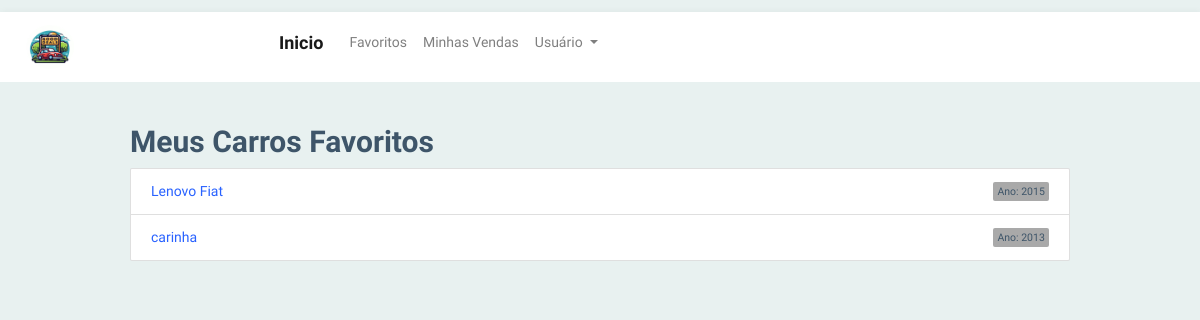
The app's page /favoritos (signed in) with its own data.
### app/models/modelos.py (models this page shows, shortened)
class Carro(db.Model):
    id = db.Column(db.Integer, primary_key=True)
    modelo = db.Column(db.String(255), nullable=False)
    ano = db.Column(db.Integer, nullable=False)
    imagem = db.Column(db.String(255))
    usuario_id = db.Column(db.Integer, db.ForeignKey('usuario.id'), nullable=False)
    usuario = db.relationship('Usuario', backref=db.backref('carros', lazy=True))
    descricao = db.Column(db.Text, nullable=False)
    preco = db.Column(db.Float, nullable=False)
    negociavel = db.Column(db.Boolean, nullable=False)
    vendido = db.Column(db.Boolean, nullable=False, default=False)
    tempo_duracao = db.Column(db.Integer, nullable=False)
    ativo = db.Column(db.Boolean, nullable=False, default=True)
    tempo_inicio = db.Column(db.DateTime, nullable=False, default=datetime.utcnow)
    tempo_termino = db.Column(db.DateTime, nullable=False)

### app/routes.py (the view)
@app.route('/favoritos')
@login_required
def favoritos():
    usuario_id = current_user.id
    usuario = Usuario.query.get(usuario_id)
    if not usuario:
        flash('Usuário não encontrado.', 'danger')
        return redirect(url_for('login_post'))
    carros_favoritos = usuario.carros_favoritos()
    return render_template('favoritos.html', carros_favoritos=carros_favoritos)

### app/__init__.py (called while the page is built)
@login_manager.user_loader
def load_user(user_id):
    return Usuario.query.get(int(user_id))

### app/models/modelos.py (called while the page is built)
    def carros_favoritos(self):
        return Carro.query.join(Favorito).filter(Favorito.usuario_id == self.id).all()

### app/templates/favoritos.html (shortened to what this page needs)
{% extends 'base.html' %}
{% block conteudo %}
<div class="container mt-4">
  <h2>Meus Carros Favoritos</h2>
  {% if carros_favoritos %}
    <ul class="list-group">
      {% for carro in carros_favoritos %}
        <li class="list-group-item">
          <div class="d-flex justify-content-between align-items-center">
            <a href="{{ url_for('exibir_carro', carro_id=carro.id) }}">{{ carro.modelo }}</a>
            <span class="badge" style="background-color: darkgray;">Ano: {{ carro.ano }}</span>
          </div>
        </li>
      {% endfor %}
    </ul>
  {% else %}
    <p class="mt-3">Nenhum carro favorito encontrado.</p>
  {% endif %}
</div>
{% endblock %}

### records on screen
Carro: modelo "Lenovo Fiat", ano "2015"
Carro: modelo "carinha", ano "2013"
